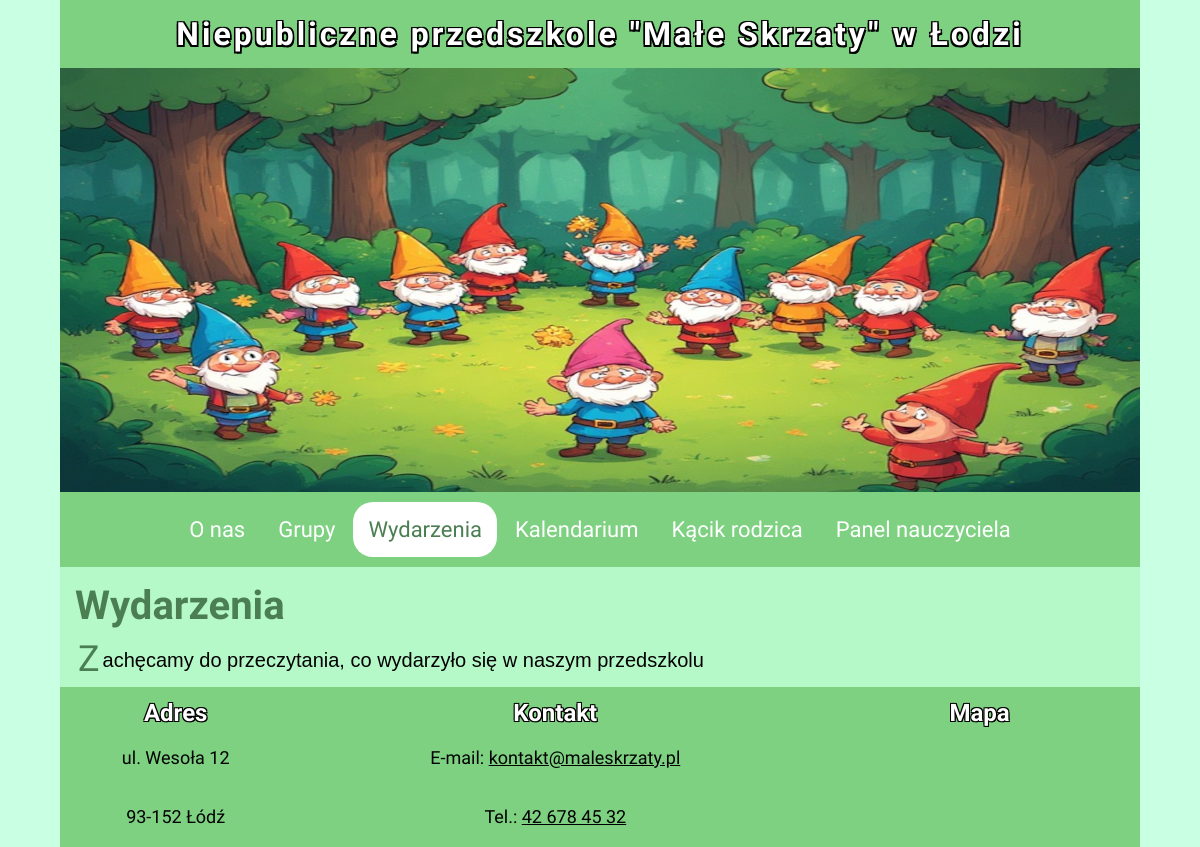
The page /wydarzenia.php on the database as committed earlier.
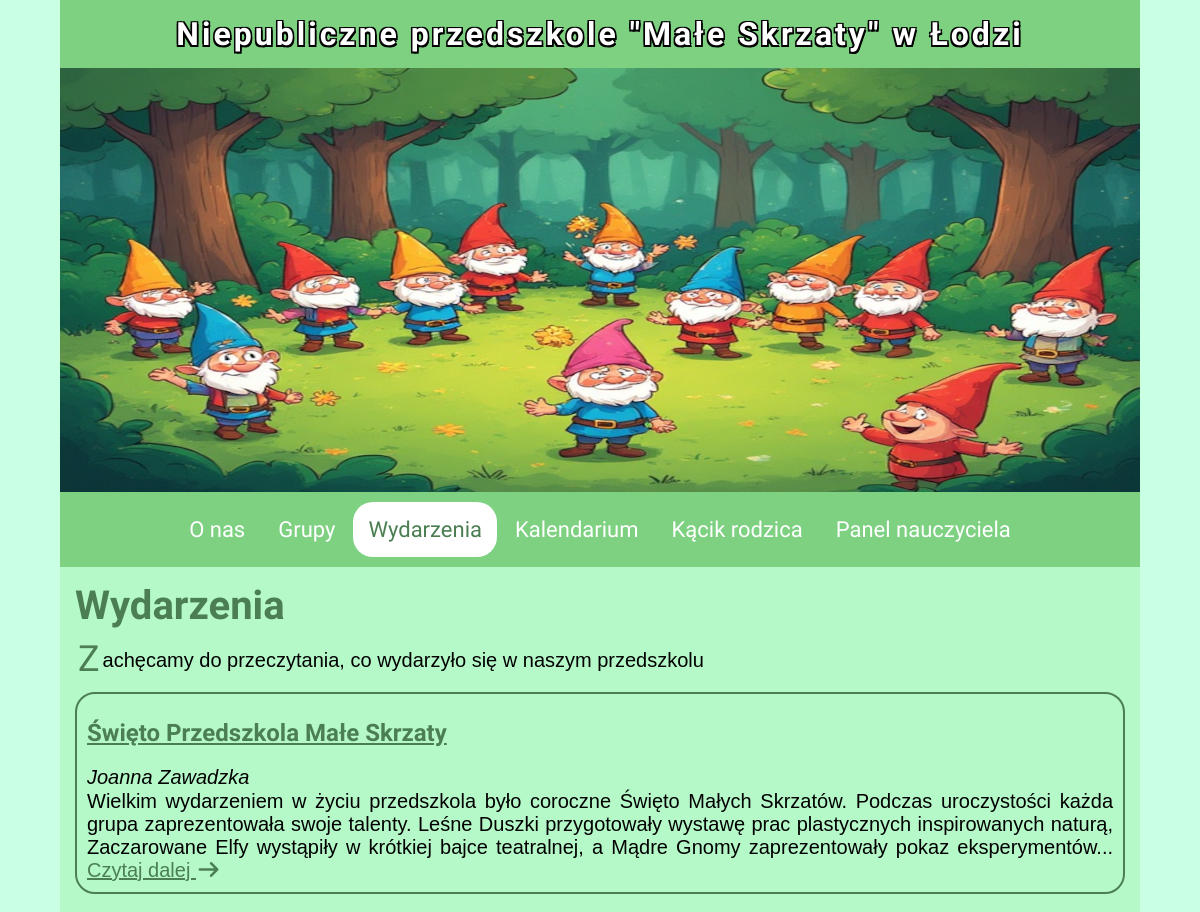
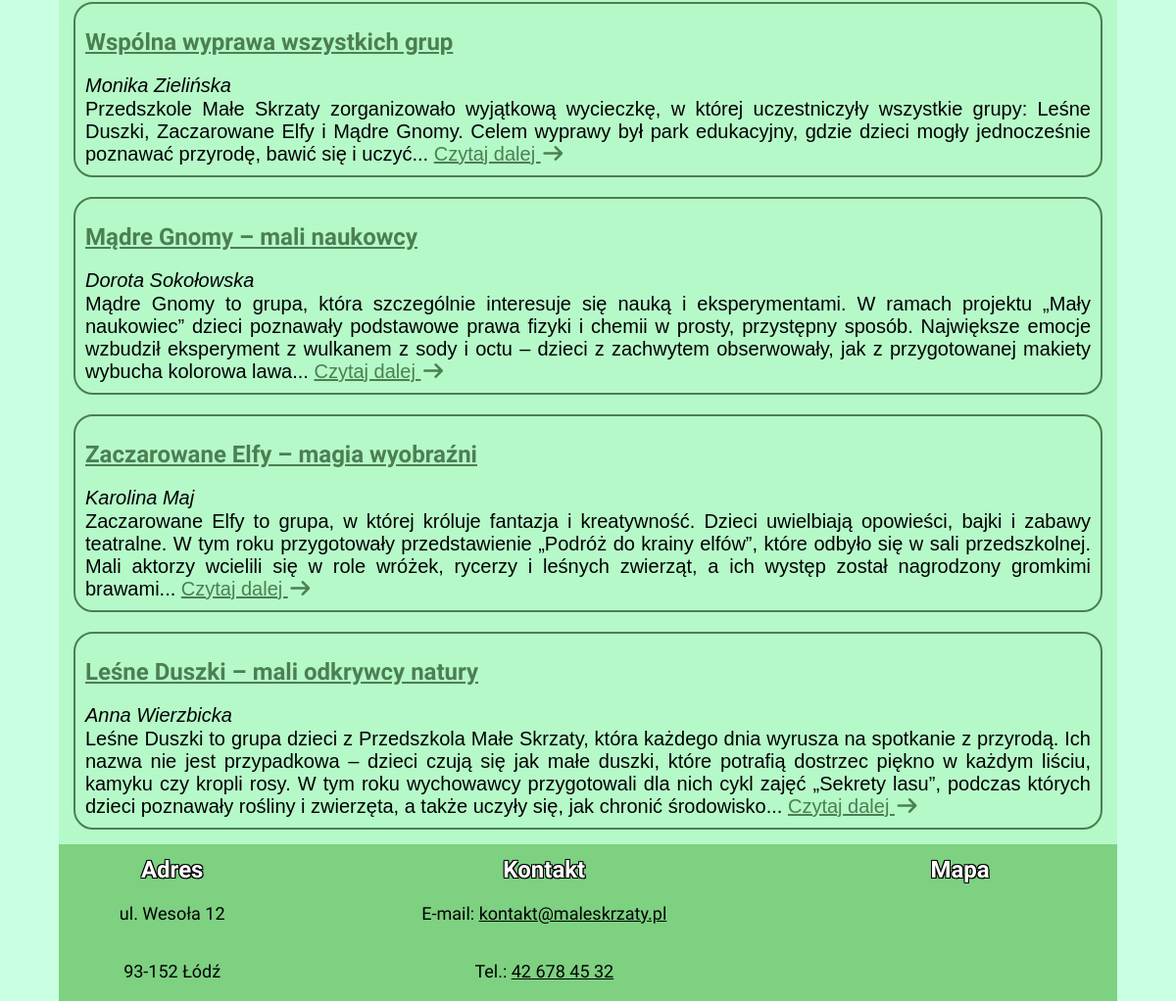
The same page on the database as committed later (2 pictures, top to bottom).
### tables this page shows
CREATE TABLE `artykuly` (
  `id_artykulu` int(11) NOT NULL,
  `autor_artykulu` int(11) NOT NULL,
  `tytul_artykulu` text NOT NULL,
  `tresc_artykulu` text NOT NULL
);

### wydarzenia.php (the view, shortened to what this page needs)
<?php
    require_once 'db/connect.php';
    $conn = new mysqli($host, $user, $pass, $db);
    $query = "SELECT id_artykulu, tytul_artykulu, tresc_artykulu, CONCAT(imie, ' ', nazwisko) AS autor_artykulu FROM artykuly JOIN nauczyciele ON autor_artykulu = id_nauczyciela ORDER BY id_artykulu DESC";
?>
<!DOCTYPE html>
<html lang="pl">
<head>
    <link rel="stylesheet" href="css/style.css">
    <link rel="stylesheet" href="https://cdnjs.cloudflare.com/ajax/libs/font-awesome/7.0.1/css/all.min.css" />
</head>
<body>
    <div class="page">
        <header>
            <h1>Niepubliczne przedszkole "Małe Skrzaty" w Łodzi</h1>
        </header>
        <div class="banner">
            <img src="img/baner1.png" alt="baner">
        </div>
        <nav>
            <div class="nav__links">
                <div class="nav__link"><a href="index.html">O nas</a></div>
                <div class="nav__link"><a href="grupy.php">Grupy</a></div>
                <div class="nav__link current"><a href="wydarzenia.php">Wydarzenia</a></div>
                <div class="nav__link"><a href="kalendarium.html">Kalendarium</a></div>
                <div class="nav__link"><a href="rodzic.php">Kącik rodzica</a></div>
                <div class="nav__link"><a href="admin/index.php">Panel nauczyciela</a></div>
            </div>
        </nav>
        <main>
            <article>
                 <h2>Wydarzenia</h2>
                 <p>Zachęcamy do przeczytania, co wydarzyło się w naszym przedszkolu</p>
                <div class="events">
                <?php
                    $result = $conn->query($query);
                    while ($row = $result->fetch_assoc()){
                        echo '<div class="event">';
                        echo '<h4><a href="wydarzenie.php?id_wydarzenia='. $row['id_artykulu'] .'">' . $row['tytul_artykulu'] . '</a></h4>';
                        echo '<span class="author"><em>'. $row['autor_artykulu']. '</em></span>';
                        echo '<p>'. substr($row['tresc_artykulu'], strpos($row['tresc_artykulu'], '<p>') + 3, strpos($row['tresc_artykulu'], '</p>') - strpos($row['tresc_artykulu'], '<p>') - 3) . '.. <a href="wydarzenie.php?id_wydarzenia='. $row['id_artykulu'] .'">Czytaj dalej <i class="fa-solid fa-arrow-right"></i></a></p>';
                        echo '</div>';
                    }
                 ?>
                </div>
            </article>
        </main>
        <footer>
            <table>
                <tr><th>Adres</th><th>Kontakt</th><th>Mapa</th></tr>
                <tr>
                    <td>ul. Wesoła 12</td>
                    <td>E-mail: <a href="mailto:kontakt@maleskrzaty.pl">kontakt@maleskrzaty.pl</a></td>
                    <td rowspan="2">
                        <iframe src="https://www.google.com/maps/embed?pb=!1m18!1m12!1m3!1d733.6564960265912!2d19.482710198832795!3d51.79308105045472!2m3!1f0!2f0!3f0!3m2!1i1024!2i768!4f13.1!3m3!1m2!1s0x471bcb1cb30d33df%3A0x3bddd46b3ba43f17!2sPrzedszkole%20nr%209%20Miejskie!5e0!3m2!1spl!2spl!4v1762619710896!5m2!1spl!2spl" width="150" height="112" style="border:0;" allowfullscreen="" loading="lazy"></iframe>
                    </td>
                </tr>
                <tr>
                    <td>93-152 Łódź</td>
                    <td>Tel.: <a href="tel:426784532">42 678 45 32</a></td>
                </tr>
            </table>
        </footer>
    </div>
</body>
</html>

### css/style.css (style rules this page uses)
* { margin: 0; padding: 0; box-sizing: border-box; }
*:has(a), input[type='submit'], button { transition: all 200ms; }
:root { --bg-primary: #7DD181; --bg-secondary: #96E8BC; --bg-tertiary: #B6F9C9; --text: #4B7F52; }
body { width: 100vw; font-family: "Aclonica", sans-serif; background-color: #C9FFE2; font-size: 24px; display: flex; justify-content: center; overflow-x: hidden; }
.page { width: max(70vw, 1080px); }
img { display: block; width: 100%; }
nav { padding: 10px; background-color: var(--bg-primary); color: #fff; display: flex; flex-direction: column; align-items: center; }
.nav__links { display: flex; flex-direction: row; justify-content: space-evenly; gap: 3px; }
nav a { width: 100%; height: 100%; color: #fff; text-decoration: none; }
.nav__link, .aside__link, .data_show_hide { font-size: 22px; padding: 15px; border-radius: 20px; }
.nav__link:hover, .current, .aside__link:hover, .data_show_hide:hover { background-color: #fff; color: var(--text); }
.nav__link:hover > a, .current > a, .aside__link:hover > a, .data_show_hide:hover>a { color: var(--text); }
main { display: grid; grid-template-columns: 1fr 3fr; }
main:not(:has(aside)) { display: block; }
.events { display: flex; flex-wrap: wrap; }
.announcement, .event { margin-top: 20px; padding: 10px; border: 2px solid var(--text); border-radius: 20px; }
.announcement h3, .event h4 { color: var(--text); margin-bottom: 15px; }
.announcement p, .event p { margin: 0; }
.event a { color: var(--text); }

Rows that differ between the two databases and show on the page:
added artykuly: tytul_artykulu "Święto Przedszkola Małe Skrzaty", autor_artykulu "Joanna Zawadzka", tresc_artykulu "Wielkim wydarzeniem w życiu przedszkola było coroczne Święto Małych Skrzatów. Podczas uroczystości każda grupa zaprezentowała swoje talenty. Leśne Duszki przygotowały wystawę prac plastycznych inspirowanych naturą, Zaczarowane Elfy wystąpiły w krótkiej bajce teatralnej, a Mądre Gnomy zaprezentowały pokaz eksperymentów."
added artykuly: tytul_artykulu "Wspólna wyprawa wszystkich grup", autor_artykulu "Monika Zielińska", tresc_artykulu "Przedszkole Małe Skrzaty zorganizowało wyjątkową wycieczkę, w której uczestniczyły wszystkie grupy: Leśne Duszki, Zaczarowane Elfy i Mądre Gnomy. Celem wyprawy był park edukacyjny, gdzie dzieci mogły jednocześnie poznawać przyrodę, bawić się i uczyć."
added artykuly: tytul_artykulu "Mądre Gnomy – mali naukowcy", autor_artykulu "Dorota Sokołowska", tresc_artykulu "Mądre Gnomy to grupa, która szczególnie interesuje się nauką i eksperymentami. W ramach projektu „Mały naukowiec” dzieci poznawały podstawowe prawa fizyki i chemii w prosty, przystępny sposób. Największe emocje wzbudził eksperyment z wulkanem z sody i octu – dzieci z zachwytem obserwowały, jak z przygotowanej makiety wybucha kolorowa lawa."
added artykuly: tytul_artykulu "Zaczarowane Elfy – magia wyobraźni", autor_artykulu "Karolina Maj", tresc_artykulu "Zaczarowane Elfy to grupa, w której króluje fantazja i kreatywność. Dzieci uwielbiają opowieści, bajki i zabawy teatralne. W tym roku przygotowały przedstawienie „Podróż do krainy elfów”, które odbyło się w sali przedszkolnej. Mali aktorzy wcielili się w role wróżek, rycerzy i leśnych zwierząt, a ich występ został nagrodzony gromkimi brawami."
added artykuly: tytul_artykulu "Leśne Duszki – mali odkrywcy natury", autor_artykulu "Anna Wierzbicka", tresc_artykulu "Leśne Duszki to grupa dzieci z Przedszkola Małe Skrzaty, która każdego dnia wyrusza na spotkanie z przyrodą. Ich nazwa nie jest przypadkowa – dzieci czują się jak małe duszki, które potrafią dostrzec piękno w każdym liściu, kamyku czy kropli rosy. W tym roku wychowawcy przygotowali dla nich cykl zajęć „Sekrety lasu”, podczas których dzieci poznawały rośliny i zwierzęta, a także uczyły się, jak chronić środowisko."
